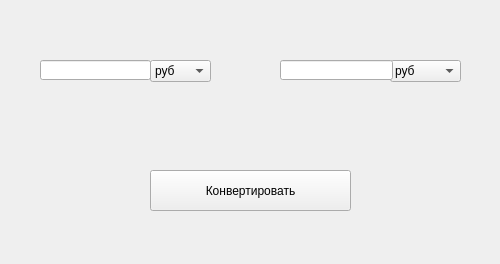
<?xml version="1.0" encoding="UTF-8"?>
<ui version="4.0">
 <class>Form</class>
 <widget class="QWidget" name="Form">
  <property name="geometry">
   <rect>
    <x>0</x>
    <y>0</y>
    <width>500</width>
    <height>264</height>
   </rect>
  </property>
  <property name="windowTitle">
   <string>Form</string>
  </property>
  <widget class="QComboBox" name="comboBox">
   <property name="geometry">
    <rect>
     <x>150</x>
     <y>60</y>
     <width>61</width>
     <height>22</height>
    </rect>
   </property>
   <item>
    <property name="text">
     <string>руб</string>
    </property>
   </item>
   <item>
    <property name="text">
     <string>доллар</string>
    </property>
   </item>
   <item>
    <property name="text">
     <string>евро</string>
    </property>
   </item>
  </widget>
  <widget class="QComboBox" name="comboBox_2">
   <property name="geometry">
    <rect>
     <x>390</x>
     <y>60</y>
     <width>71</width>
     <height>22</height>
    </rect>
   </property>
   <item>
    <property name="text">
     <string>руб</string>
    </property>
   </item>
   <item>
    <property name="text">
     <string>евро</string>
    </property>
   </item>
   <item>
    <property name="text">
     <string>доллар</string>
    </property>
   </item>
  </widget>
  <widget class="QLineEdit" name="lineEdit">
   <property name="geometry">
    <rect>
     <x>40</x>
     <y>60</y>
     <width>111</width>
     <height>20</height>
    </rect>
   </property>
  </widget>
  <widget class="QLineEdit" name="lineEdit_2">
   <property name="geometry">
    <rect>
     <x>280</x>
     <y>60</y>
     <width>113</width>
     <height>20</height>
    </rect>
   </property>
  </widget>
  <widget class="QPushButton" name="pushButton">
   <property name="geometry">
    <rect>
     <x>150</x>
     <y>170</y>
     <width>201</width>
     <height>41</height>
    </rect>
   </property>
   <property name="text">
    <string>Конвертировать</string>
   </property>
  </widget>
 </widget>
 <resources/>
 <connections/>
</ui>
